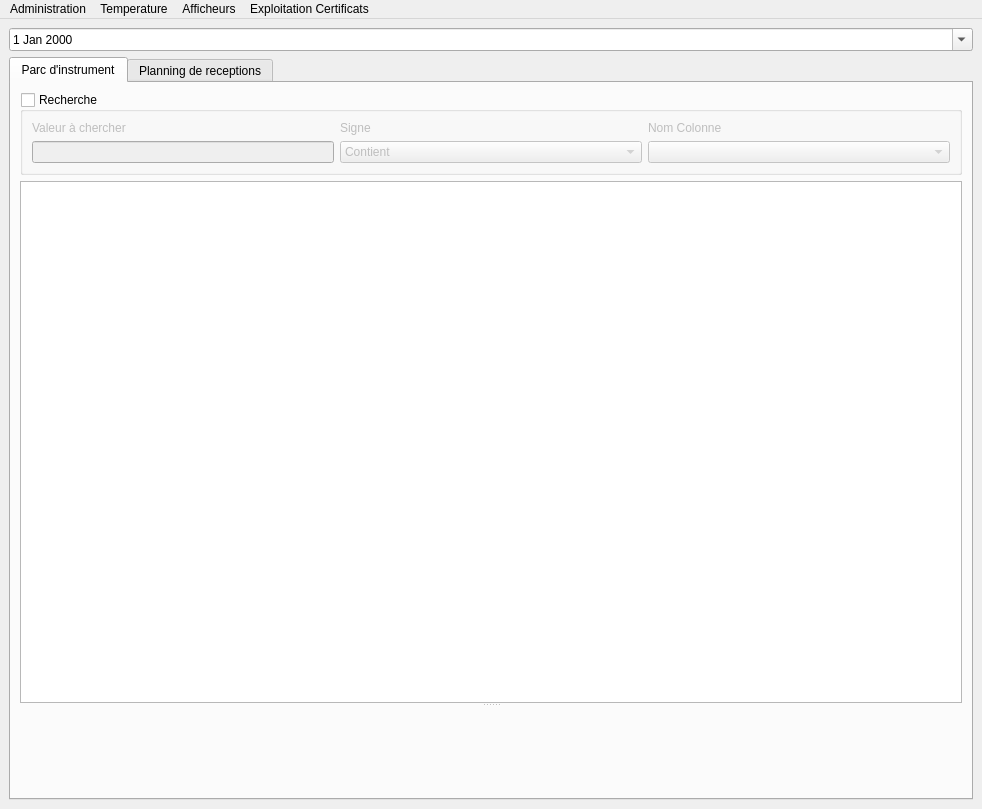
<?xml version="1.0" encoding="UTF-8"?>
<ui version="4.0">
 <class>MainWindow</class>
 <widget class="QMainWindow" name="MainWindow">
  <property name="geometry">
   <rect>
    <x>0</x>
    <y>0</y>
    <width>982</width>
    <height>809</height>
   </rect>
  </property>
  <property name="windowTitle">
   <string>MainWindow</string>
  </property>
  <widget class="QWidget" name="centralWidget">
   <layout class="QVBoxLayout" name="verticalLayout_2">
    <item>
     <layout class="QVBoxLayout" name="verticalLayout">
      <item>
       <widget class="QDateEdit" name="dateEdit">
        <property name="calendarPopup">
         <bool>true</bool>
        </property>
       </widget>
      </item>
      <item>
       <widget class="QTabWidget" name="tabWidget">
        <property name="currentIndex">
         <number>0</number>
        </property>
        <widget class="QWidget" name="tab">
         <attribute name="title">
          <string>Parc d'instrument</string>
         </attribute>
         <layout class="QVBoxLayout" name="verticalLayout_7">
          <item>
           <widget class="QGroupBox" name="groupBox">
            <property name="title">
             <string>Recherche</string>
            </property>
            <property name="checkable">
             <bool>true</bool>
            </property>
            <property name="checked">
             <bool>false</bool>
            </property>
            <layout class="QGridLayout" name="gridLayout">
             <item row="0" column="0">
              <layout class="QHBoxLayout" name="horizontalLayout">
               <item>
                <layout class="QVBoxLayout" name="verticalLayout_5">
                 <item>
                  <widget class="QLabel" name="label">
                   <property name="text">
                    <string>Valeur à chercher</string>
                   </property>
                  </widget>
                 </item>
                 <item>
                  <widget class="QLineEdit" name="lineEdit_valeur">
                   <property name="sizePolicy">
                    <sizepolicy hsizetype="Minimum" vsizetype="Fixed">
                     <horstretch>0</horstretch>
                     <verstretch>0</verstretch>
                    </sizepolicy>
                   </property>
                  </widget>
                 </item>
                </layout>
               </item>
               <item>
                <layout class="QVBoxLayout" name="verticalLayout_6">
                 <item>
                  <widget class="QLabel" name="label_2">
                   <property name="text">
                    <string>Signe</string>
                   </property>
                  </widget>
                 </item>
                 <item>
                  <widget class="QComboBox" name="comboBox_signe">
                   <item>
                    <property name="text">
                     <string>Contient</string>
                    </property>
                   </item>
                   <item>
                    <property name="text">
                     <string>=</string>
                    </property>
                   </item>
                   <item>
                    <property name="text">
                     <string>&gt;</string>
                    </property>
                   </item>
                   <item>
                    <property name="text">
                     <string>&lt;</string>
                    </property>
                   </item>
                   <item>
                    <property name="text">
                     <string>≥</string>
                    </property>
                   </item>
                   <item>
                    <property name="text">
                     <string>≤</string>
                    </property>
                   </item>
                  </widget>
                 </item>
                </layout>
               </item>
               <item>
                <layout class="QVBoxLayout" name="verticalLayout_4">
                 <item>
                  <widget class="QLabel" name="label_3">
                   <property name="text">
                    <string>Nom Colonne</string>
                   </property>
                  </widget>
                 </item>
                 <item>
                  <widget class="QComboBox" name="comboBox_nom_colonne"/>
                 </item>
                </layout>
               </item>
              </layout>
             </item>
            </layout>
           </widget>
          </item>
          <item>
           <widget class="QSplitter" name="splitter">
            <property name="orientation">
             <enum>Qt::Vertical</enum>
            </property>
            <widget class="Tableview_donnees_fichier" name="tableView_instruments"/>
            <widget class="QWidget" name="graph_instruments" native="true"/>
           </widget>
          </item>
         </layout>
        </widget>
        <widget class="QWidget" name="tab_2">
         <attribute name="title">
          <string>Planning de receptions</string>
         </attribute>
         <layout class="QVBoxLayout" name="verticalLayout_3">
          <item>
           <widget class="QSplitter" name="splitter_2">
            <property name="orientation">
             <enum>Qt::Vertical</enum>
            </property>
            <widget class="Tableview_donnees_fichier" name="tableView_reception"/>
            <widget class="QWidget" name="graph_reception" native="true"/>
           </widget>
          </item>
         </layout>
        </widget>
       </widget>
      </item>
     </layout>
    </item>
   </layout>
  </widget>
  <widget class="QMenuBar" name="menuBar">
   <property name="geometry">
    <rect>
     <x>0</x>
     <y>0</y>
     <width>982</width>
     <height>21</height>
    </rect>
   </property>
   <widget class="QMenu" name="menuTemperature">
    <property name="title">
     <string>Temperature</string>
    </property>
    <addaction name="actionLaboTemp"/>
    <addaction name="actionSynchronisation_enregisteurs"/>
    <addaction name="actionCaracterisation_Generateurs"/>
    <addaction name="actionDeclaration_incertitudes"/>
    <addaction name="actionCartographie"/>
    <addaction name="separator"/>
    <addaction name="actionPilotage_des_instruments"/>
   </widget>
   <widget class="QMenu" name="menuAfficheurs">
    <property name="title">
     <string>Afficheurs</string>
    </property>
    <addaction name="actionAfficheurs"/>
   </widget>
   <widget class="QMenu" name="menuAdministration">
    <property name="title">
     <string>Administration</string>
    </property>
    <widget class="QMenu" name="menuInstruments">
     <property name="title">
      <string>Instruments</string>
     </property>
     <widget class="QMenu" name="menuIntervention">
      <property name="title">
       <string>Intervention</string>
      </property>
      <addaction name="actionAffecter"/>
      <addaction name="actionModifier_2"/>
      <addaction name="actionRechercher"/>
     </widget>
     <addaction name="actionCreation"/>
     <addaction name="actionModification"/>
     <addaction name="menuIntervention"/>
    </widget>
    <widget class="QMenu" name="menuClients">
     <property name="title">
      <string>Clients</string>
     </property>
     <widget class="QMenu" name="menuModification">
      <property name="title">
       <string>Modification</string>
      </property>
      <addaction name="actionEntite_Client"/>
      <addaction name="actionSite_Client"/>
     </widget>
     <addaction name="actionCreation_2"/>
     <addaction name="menuModification"/>
     <addaction name="actionRecherche_2"/>
    </widget>
    <widget class="QMenu" name="menuInterventions">
     <property name="title">
      <string>Interventions</string>
     </property>
     <addaction name="actionCreer"/>
     <addaction name="actionModifier"/>
    </widget>
    <widget class="QMenu" name="menuBase_de_Donnees">
     <property name="title">
      <string>Base de Donnees</string>
     </property>
     <addaction name="actionConsultation"/>
    </widget>
    <addaction name="actionIndicateurs"/>
    <addaction name="menuInstruments"/>
    <addaction name="menuBase_de_Donnees"/>
    <addaction name="separator"/>
    <addaction name="menuClients"/>
    <addaction name="menuInterventions"/>
   </widget>
   <widget class="QMenu" name="menuExploitation_Certificats">
    <property name="title">
     <string>Exploitation Certificats</string>
    </property>
    <addaction name="actionPolynome"/>
   </widget>
   <addaction name="menuAdministration"/>
   <addaction name="menuTemperature"/>
   <addaction name="menuAfficheurs"/>
   <addaction name="menuExploitation_Certificats"/>
  </widget>
  <action name="actionLaboTemp">
   <property name="text">
    <string>LaboTemp</string>
   </property>
  </action>
  <action name="actionSynchronisation_enregisteurs">
   <property name="text">
    <string>Synchronisation enregisteurs</string>
   </property>
  </action>
  <action name="actionCaracterisation_Generateurs">
   <property name="text">
    <string>Caracterisation Generateurs</string>
   </property>
  </action>
  <action name="actionAfficheurs">
   <property name="text">
    <string>Afficheurs</string>
   </property>
  </action>
  <action name="actionIndicateurs">
   <property name="text">
    <string>Indicateurs</string>
   </property>
  </action>
  <action name="actionCreation">
   <property name="text">
    <string>Creation(s)</string>
   </property>
  </action>
  <action name="actionModification">
   <property name="text">
    <string>Modification(s)</string>
   </property>
  </action>
  <action name="actionRecherche">
   <property name="text">
    <string>Recherche</string>
   </property>
  </action>
  <action name="actionCreation_2">
   <property name="text">
    <string>Creation</string>
   </property>
  </action>
  <action name="actionRecherche_2">
   <property name="text">
    <string>Recherche</string>
   </property>
  </action>
  <action name="actionCreer">
   <property name="text">
    <string>Creer</string>
   </property>
  </action>
  <action name="actionModifier">
   <property name="text">
    <string>Modifier</string>
   </property>
  </action>
  <action name="actionAffecter">
   <property name="text">
    <string>Affecter</string>
   </property>
  </action>
  <action name="actionModifier_2">
   <property name="text">
    <string>Modifier</string>
   </property>
  </action>
  <action name="actionRechercher">
   <property name="text">
    <string>Rechercher</string>
   </property>
  </action>
  <action name="actionPolynome">
   <property name="text">
    <string>Polynome</string>
   </property>
  </action>
  <action name="actionConsultation">
   <property name="text">
    <string>Consultation</string>
   </property>
  </action>
  <action name="actionPilotage_des_instruments">
   <property name="text">
    <string>Pilotage des instruments </string>
   </property>
  </action>
  <action name="actionDeclaration_incertitudes">
   <property name="text">
    <string>Declaration incertitudes</string>
   </property>
  </action>
  <action name="actionEntite_Client">
   <property name="text">
    <string>Entite Client</string>
   </property>
  </action>
  <action name="actionSite_Client">
   <property name="text">
    <string>Site Client</string>
   </property>
  </action>
  <action name="actionServices_Client">
   <property name="text">
    <string>Services Client</string>
   </property>
  </action>
  <action name="actionCartographie">
   <property name="text">
    <string>Cartographie</string>
   </property>
  </action>
 </widget>
 <customwidgets>
  <customwidget>
   <class>Tableview_donnees_fichier</class>
   <extends>QTableView</extends>
   <header>GUI.qtableview_donnees</header>
  </customwidget>
 </customwidgets>
 <resources/>
 <connections/>
</ui>
